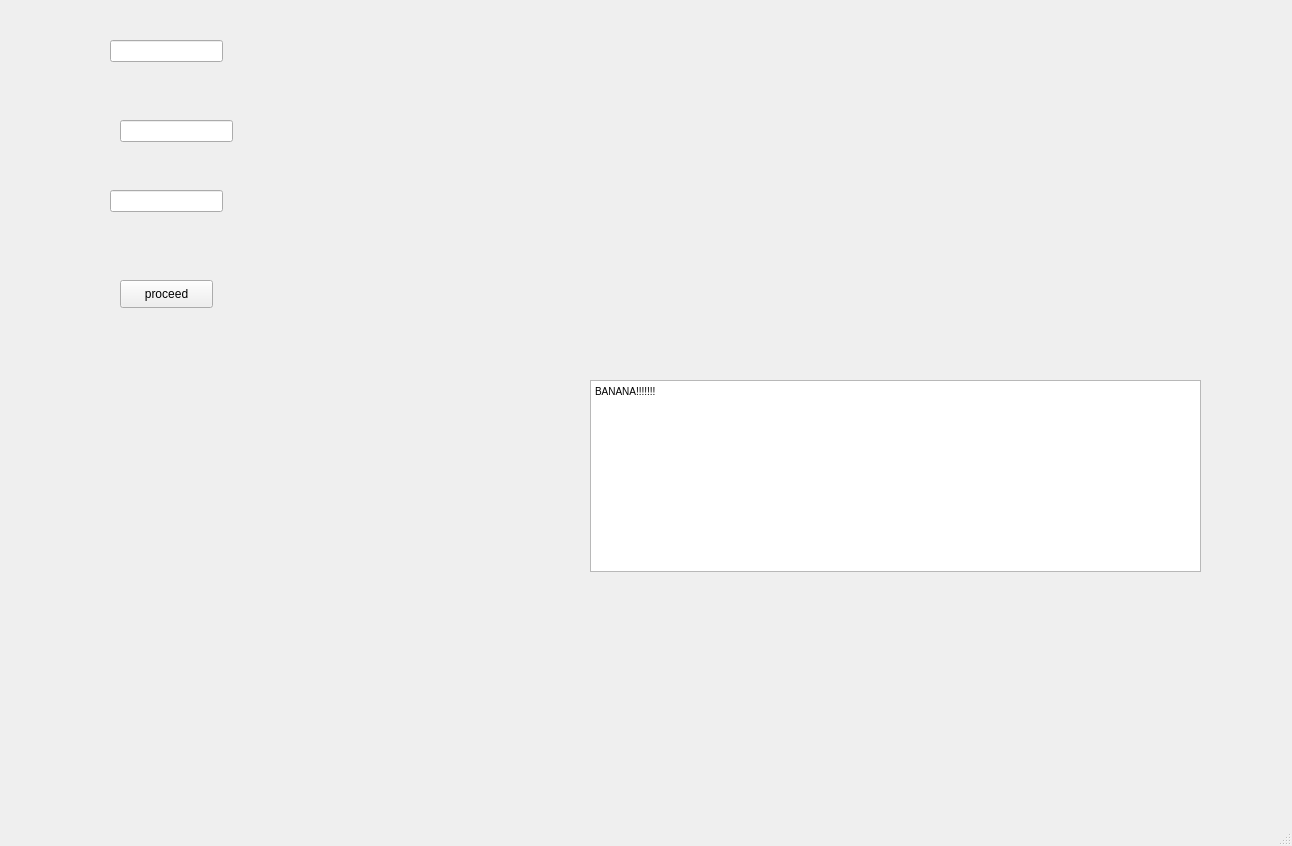
<?xml version="1.0" encoding="UTF-8"?>
<ui version="4.0">
 <class>MainWindow</class>
 <widget class="QMainWindow" name="MainWindow">
  <property name="geometry">
   <rect>
    <x>0</x>
    <y>0</y>
    <width>1292</width>
    <height>846</height>
   </rect>
  </property>
  <property name="windowTitle">
   <string>MainWindow</string>
  </property>
  <widget class="QWidget" name="centralwidget">
   <widget class="QLineEdit" name="L1">
    <property name="geometry">
     <rect>
      <x>110</x>
      <y>40</y>
      <width>113</width>
      <height>22</height>
     </rect>
    </property>
   </widget>
   <widget class="QLineEdit" name="L3">
    <property name="geometry">
     <rect>
      <x>110</x>
      <y>190</y>
      <width>113</width>
      <height>22</height>
     </rect>
    </property>
   </widget>
   <widget class="QPushButton" name="pushButton">
    <property name="geometry">
     <rect>
      <x>120</x>
      <y>280</y>
      <width>93</width>
      <height>28</height>
     </rect>
    </property>
    <property name="text">
     <string>proceed</string>
    </property>
   </widget>
   <widget class="QLineEdit" name="L2">
    <property name="geometry">
     <rect>
      <x>120</x>
      <y>120</y>
      <width>113</width>
      <height>22</height>
     </rect>
    </property>
   </widget>
   <widget class="QTextBrowser" name="textBrowser">
    <property name="geometry">
     <rect>
      <x>590</x>
      <y>380</y>
      <width>611</width>
      <height>192</height>
     </rect>
    </property>
    <property name="html">
     <string>&lt;!DOCTYPE HTML PUBLIC &quot;-//W3C//DTD HTML 4.0//EN&quot; &quot;http://www.w3.org/TR/REC-html40/strict.dtd&quot;&gt;
&lt;html&gt;&lt;head&gt;&lt;meta name=&quot;qrichtext&quot; content=&quot;1&quot; /&gt;&lt;style type=&quot;text/css&quot;&gt;
p, li { white-space: pre-wrap; }
&lt;/style&gt;&lt;/head&gt;&lt;body style=&quot; font-family:'MS Shell Dlg 2'; font-size:7.8pt; font-weight:400; font-style:normal;&quot;&gt;
&lt;p style=&quot; margin-top:0px; margin-bottom:0px; margin-left:0px; margin-right:0px; -qt-block-indent:0; text-indent:0px;&quot;&gt;BANANA!!!!!!!&lt;/p&gt;&lt;/body&gt;&lt;/html&gt;</string>
    </property>
   </widget>
  </widget>
  <widget class="QMenuBar" name="menubar">
   <property name="geometry">
    <rect>
     <x>0</x>
     <y>0</y>
     <width>1292</width>
     <height>26</height>
    </rect>
   </property>
  </widget>
  <widget class="QStatusBar" name="statusbar"/>
 </widget>
 <resources/>
 <connections/>
</ui>
